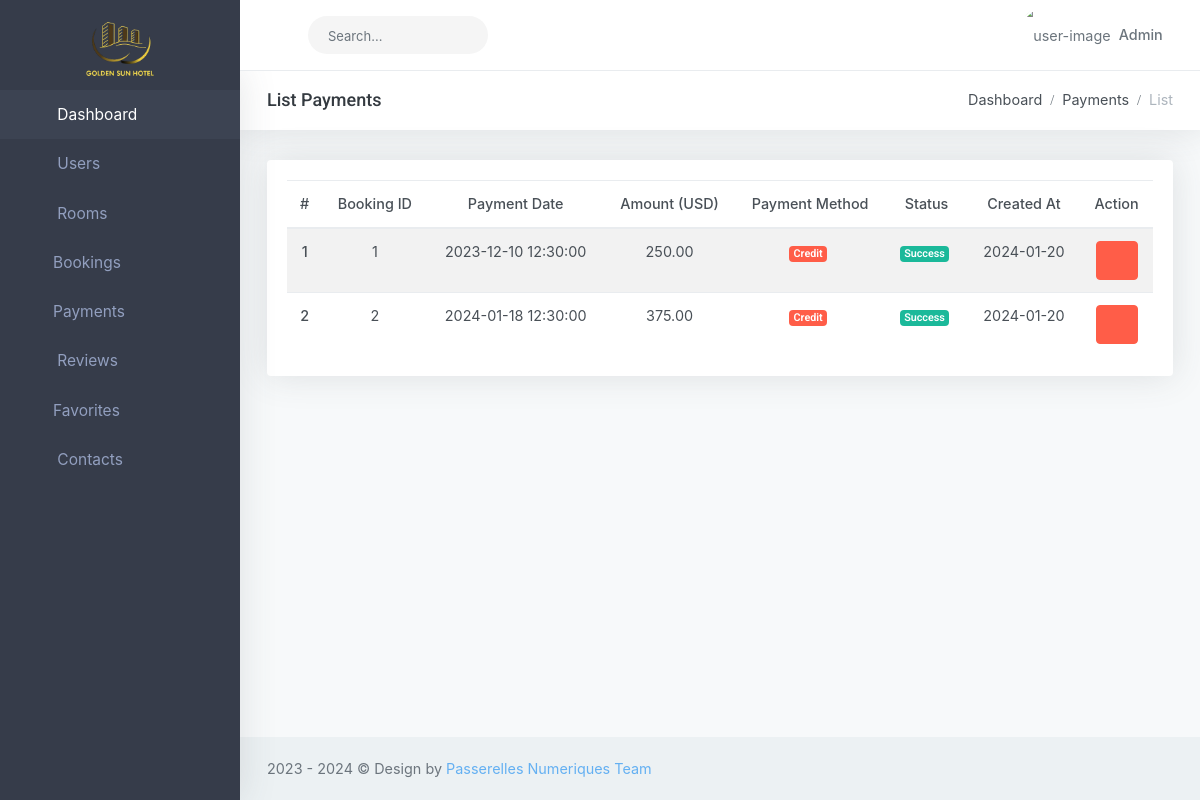
The app's page /admin.php?controller=payments&action=list with its own data.
### tables this page shows
CREATE TABLE `payments` (
  `id` int(11) NOT NULL,
  `booking_id` int(11) DEFAULT NULL,
  `payment_date` datetime DEFAULT current_timestamp(),
  `amount` decimal(10,2) DEFAULT NULL,
  `payment_method` int(10) DEFAULT NULL,
  `status` int(10) NOT NULL,
  `updated_at` timestamp NOT NULL DEFAULT current_timestamp() ON UPDATE current_timestamp(),
  `created_at` timestamp NOT NULL DEFAULT current_timestamp()
);

### admin.php (called while the page is built, shortened)
<?php
require 'routes/admin.route.php';

### config/database.php (called while the page is built, shortened)
<?php
class ConnectDB {
    private $server = 'localhost';
    private $username = 'root';
    private $password = '';
    private $database = 'hotel_management';
    protected function connect() {
        $connect = mysqli_connect($this->server,
            $this->username,
            $this->password,
            $this->database);
        mysqli_set_charset($connect,"utf8");
        return $connect;
    }
}
?>

### models/PaymentModel.php (called while the page is built, shortened)
<?php
include_once 'config/database.php';
class PaymentModel extends ConnectDB
{
    function getList()
    {
        $sql = "SELECT * FROM payments";
        return mysqli_query($this->connect(), $sql);
    }
}

### utils/utils.php (called while the page is built, shortened)
<?php
if (!function_exists('formatDate')) {
    function formatDate($date, $format = 'Y-m-d')
    {
        return date_format(date_create($date), $format);
    }
}

### views/admin/payments/list.view.php (the view, shortened to what this page needs)
<?php
require 'views/admin/partials/header.view.php';
require 'utils/utils.php';
?>
<body class="left-side-menu-dark topbar-light">
    <div id="wrapper">
        <?php
        require 'views/admin/partials/topbar.view.php'
        ?>
        <?php
        include 'views/admin/partials/sidebar.view.php';
        ?>
        <div class="content-page">
            <div class="content">
                <div class="container-fluid">
                    <div class="row">
                        <div class="col-12">
                            <div class="page-title-box">
                                <div class="page-title-right">
                                    <ol class="breadcrumb m-0">
                                        <li class="breadcrumb-item"><a href="admin.php">Dashboard</a></li>
                                        <li class="breadcrumb-item"><a href="admin.php?controller=payments">Payments</a></li>
                                        <li class="breadcrumb-item active">List</li>
                                    </ol>
                                </div>
                                <h4 class="page-title">List Payments</h4>
                            </div>
                        </div>
                    </div>
                    <div class="row">
                        <div class="col-lg-12">
                            <div class="card-box">
                                <div class="table-responsive">
                                    <table class="table table-striped mb-0 text-center">
                                        <thead>
                                            <tr>
                                                <th>#</th>
                                                <th>Booking ID</th>
                                                <th>Payment Date</th>
                                                <th>Amount (USD)</th>
                                                <th>Payment Method</th>
                                                <th>Status</th>
                                                <th>Created At</th>
                                                <th>Action</th>
                                            </tr>
                                        </thead>
                                        <tbody>
                                            <?php
                                            $count = 0;
                                            while ($row = $payments->fetch_assoc()) {
                                                $count += 1;
                                            ?>
                                                <tr>
                                                    <th scope="row"><?php echo $count ?></th>
                                                    <td><?php echo $row['booking_id'] ?></td>
                                                    <td><?php echo $row['payment_date'] ?></td>
                                                    <td><?php echo $row['amount'] ?></td>
                                                    <td>
                                                        <?php
                                                        if ($row['payment_method'] == 1) {
                                                        ?>
                                                            <span class="badge badge-danger mr-1">Credit</span>
                                                        <?php
                                                        } else {
                                                        ?>
                                                            <span class="badge badge-primary mr-1">Debit card</span>
                                                        <?php
                                                        }
                                                        ?>
                                                    </td>
                                                    <td>
                                                        <?php
                                                        if ($row['status'] == 1) {
                                                        ?>
                                                            <span class="badge badge-success mr-1">Success</span>
                                                        <?php
                                                        } else {
                                                        ?>
                                                            <span class="badge badge-secondary mr-1">Fail</span>
                                                        <?php
                                                        }
                                                        ?>
                                                    </td>
                                                    <td><?php echo formatDate($row['created_at']) ?></td>
                                                    <td>
                                                        <a href="admin.php?controller=payments&action=delete&id=<?php echo $row['id'] ?>" class="btn btn-danger waves-effect waves-light"><i class="mdi mdi-trash-can"></i>
                                                        </a>
                                                    </td>
                                                </tr>
                                            <?php
                                            }
                                            ?>
                                        </tbody>
                                    </table>
                                </div>
                            </div>
                        </div>
                    </div>
                </div>
            </div>
            <?php include 'views/admin/partials/footer.view.php'; ?>
        </div>
    </div>
</body>
</html>

### records on screen
payments: booking "1", payment_date "2023-12-10 12:30:00", amount "250.00", payment_method "Credit", status "Success", created_at "2024-01-20"
payments: booking "2", payment_date "2024-01-18 12:30:00", amount "375.00", payment_method "Credit", status "Success", created_at "2024-01-20"
